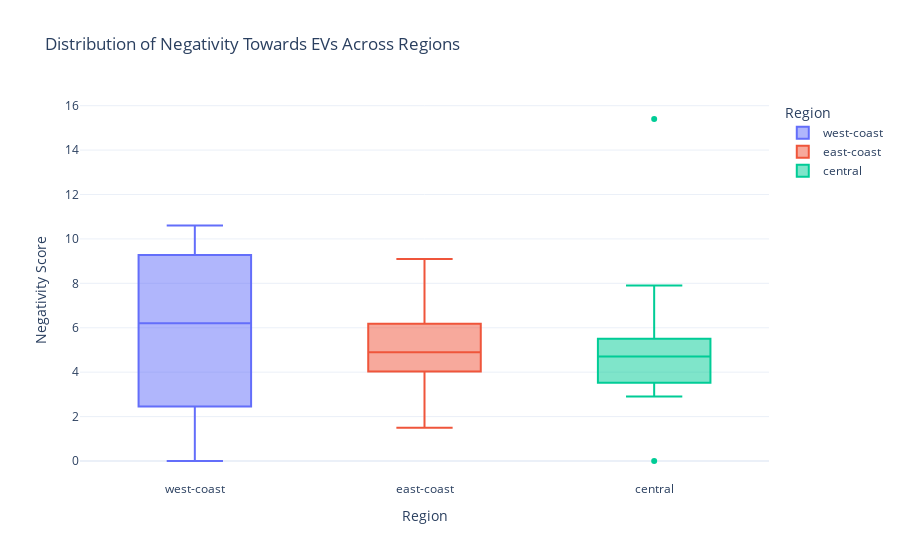

Source (notebook cell):
### Code cell
import plotly.express as px

# Create a box plot for region-wise sentiment(Negative)
fig = px.box(df, x='region', y='Negativity', color='region',
             title='Distribution of Negativity Towards EVs Across Regions',
             labels={'Negativity': 'Negativity Score'})

fig.update_layout(
    xaxis_title='Region',
    yaxis_title='Negativity Score',
    legend_title='Region',
    template='plotly_white'
)

fig.show()

### Figure 1 — Plotly figure (JSON) as saved in the notebook; plotly's stock layout.template omitted (floating-point values rounded to 4 significant figures)
{"data": [{"alignmentgroup": "True", "hovertemplate": "region=%{x}<br>Negativity Score=%{y}<extra></extra>", "legendgroup": "west-coast", "marker": {"color": "#636efa"}, "name": "west-coast", "notched": false, "offsetgroup": "west-coast", "orientation": "v", "showlegend": true, "type": "box", "x": ["west-coast", "west-coast", "west-coast", "west-coast", "west-coast", "west-coast", "west-coast", "west-coast", "west-coast", "west-coast", "west-coast", "west-coast", "west-coast", "west-coast", "west-coast"], "x0": " ", "xaxis": "x", "y": [10.6, 10, 9.3, 9.2, 7.1, 7.1, 1.4, 1.1, 6.2, 10, 5.9, 0, 4.4, 4.4, 1.8], "y0": " ", "yaxis": "y"}, {"alignmentgroup": "True", "hovertemplate": "region=%{x}<br>Negativity Score=%{y}<extra></extra>", "legendgroup": "east-coast", "marker": {"color": "#EF553B"}, "name": "east-coast", "notched": false, "offsetgroup": "east-coast", "orientation": "v", "showlegend": true, "type": "box", "x": ["east-coast", "east-coast", "east-coast", "east-coast", "east-coast", "east-coast", "east-coast", "east-coast", "east-coast", "east-coast", "east-coast", "east-coast", "east-coast", "east-coast", "east-coast"], "x0": " ", "xaxis": "x", "y": [7.9, 9.1, 5.8, 8.4, 4.8, 4.3, 3.6, 5.4, 3, 1.5, 5.2, 4, 4.1, 4.9, 6.3], "y0": " ", "yaxis": "y"}, {"alignmentgroup": "True", "hovertemplate": "region=%{x}<br>Negativity Score=%{y}<extra></extra>", "legendgroup": "central", "marker": {"color": "#00cc96"}, "name": "central", "notched": false, "offsetgroup": "central", "orientation": "v", "showlegend": true, "type": "box", "x": ["central", "central", "central", "central", "central", "central", "central", "central", "central", "central", "central", "central", "central", "central", "central"], "x0": " ", "xaxis": "x", "y": [15.4, 5, 5.1, 3.5, 7.9, 2.9, 5.6, 6.6, 5.2, 0, 4.7, 3.8, 2.9, 4.5, 3.6], "y0": " ", "yaxis": "y"}], "layout": {"boxmode": "overlay", "legend": {"title": {"text": "Region"}, "tracegroupgap": 0}, "title": {"text": "Distribution of Negativity Towards EVs Across Regions"}, "xaxis": {"anchor": "y", "categoryarray": ["west-coast", "east-coast", "central"], "categoryorder": "array", "domain": [0, 1], "title": {"text": "Region"}}, "yaxis": {"anchor": "x", "domain": [0, 1], "title": {"text": "Negativity Score"}}}}
